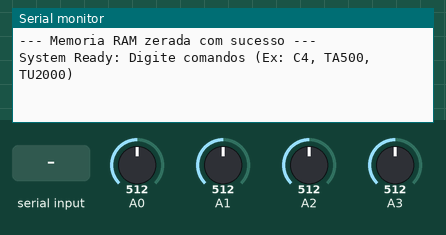
This sketch was run on a simulated Arduino Uno, built with avr-gcc and run on an emulated ATmega328P. Shown: the last lines printed to the serial monitor. The inputs (shaded band) are chosen by the test bench; at power-on: A0 = 512, A3 = 512, A1 = 512, A2 = 512.

Above: at 1.2 s.
1.3 s: A0 set to 490
At 5.11 s:
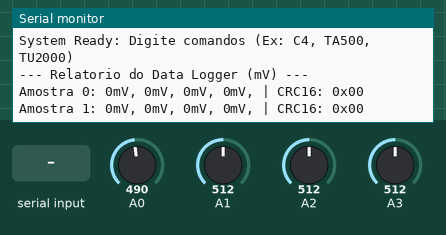
5.8 s: "C90\n" received over Serial
At 6.5 s:
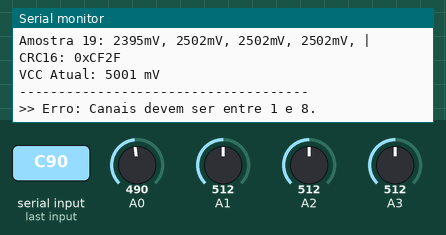
7.3 s: A3 set to 490
At 11.6 s:
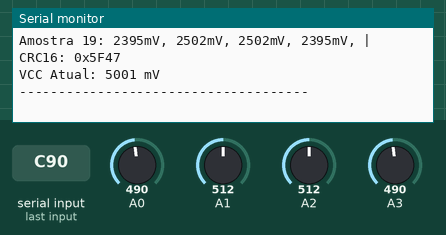
11.8 s: A1 set to 490
At 15.44 s:
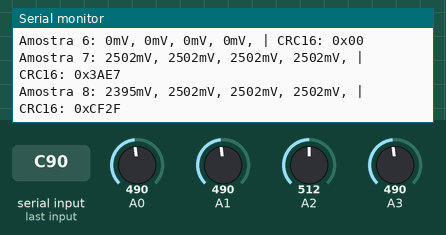
Timing chart, 0 to 16.9 s (numbered marks = the images above; inputs shaded):
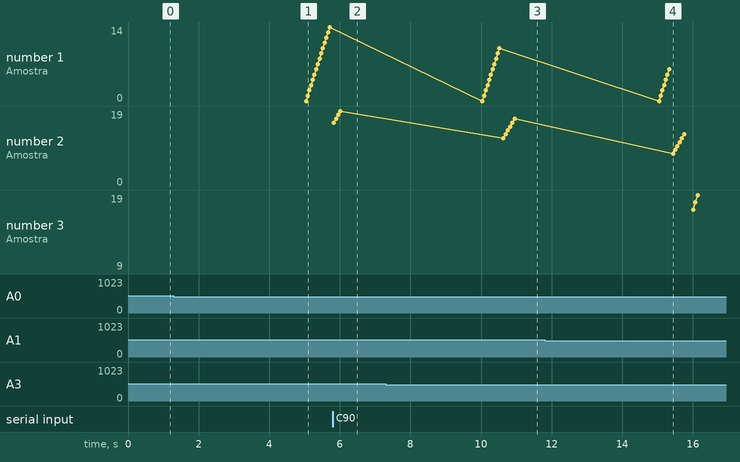

The sketch:

Aula6_Malloc_Integrado.ino
```cpp
#include <Arduino.h>
#include <stdlib.h>
#include <string.h> // Necessário para memset

#define MAX_SAMPLES 20

// Estrutura para a amostra na memória dinâmica
typedef struct _stAQData {
    int16_t *i16_vectADC; // Vetor para os canais em mV
    uint16_t ui16_crc;    // Checksum CRC-16 do vetor de dados
} stAQData;

// Estrutura do Data Logger
typedef struct _stADC {
    int16_t i16_nchan;            // Número de canais ativos (1 a 8)
    uint32_t ui32_tempo_aquisicao;// Tempo de amostragem (ms)
    uint32_t ui32_tempo_uart;     // Tempo de envio UART (ms)
    stAQData *s_adcData;          // Buffer dinâmico de amostras
} stADC;

// Instância global com valores padrão
stADC stADC0 = {
    .i16_nchan = 4,
    .ui32_tempo_aquisicao = 1000,
    .ui32_tempo_uart = 5000,
    .s_adcData = NULL
};

uint32_t ui32_Time_VCC = 0;
uint32_t ui32_Time_ADCQ = 0;
uint32_t ui32_Time_UART = 0;

int32_t i32_vcc_atual_mV = 5000;
uint16_t u16_indice_amostra = 0;

// Prototipação
int16_t i16_readBandGap();
int32_t i32_calcularVCC();
uint16_t calcularCRC16(const uint8_t *data, size_t length);
void alocarEMemoriaZerar();
void liberarMemoria();
void verificarComandosUART();

// ============================================================
// Algoritmo CRC-16 (Modbus - Polinômio 0xA001)
// ============================================================
uint16_t calcularCRC16(const uint8_t *data, size_t length) {
    uint16_t crc = 0xFFFF;
    for (size_t i = 0; i < length; i++) {
        crc ^= data[i];
        for (uint8_t j = 0; j < 8; j++) {
            if (crc & 0x0001) {
                crc = (crc >> 1) ^ 0xA001;
            } else {
                crc >>= 1;
            }
        }
    }
    return crc;
}

// ============================================================
// Gestão de Memória: Alocação e Limpeza Total (Reset para 0)
// ============================================================
void alocarEMemoriaZerar() {
    // Aloca memória para o array de amostras
    stADC0.s_adcData = (stAQData *) malloc(MAX_SAMPLES * sizeof(stAQData));

    if (stADC0.s_adcData != NULL) {
        // Zera toda a estrutura stAQData principal (reseta ponteiros e CRC)
        memset(stADC0.s_adcData, 0, MAX_SAMPLES * sizeof(stAQData));

        for (uint16_t u16_k = 0; u16_k < MAX_SAMPLES; u16_k++) {
            // Aloca o vetor dinâmico do ADC para cada amostra
            stADC0.s_adcData[u16_k].i16_vectADC = (int16_t *) malloc(sizeof(int16_t) * stADC0.i16_nchan);

            // Zera todos os bytes do vetor do ADC
            if (stADC0.s_adcData[u16_k].i16_vectADC != NULL) {
                memset(stADC0.s_adcData[u16_k].i16_vectADC, 0, sizeof(int16_t) * stADC0.i16_nchan);
            }
        }
    }
}

void liberarMemoria() {
    if (stADC0.s_adcData != NULL) {
        for (uint16_t u16_k = 0; u16_k < MAX_SAMPLES; u16_k++) {
            if (stADC0.s_adcData[u16_k].i16_vectADC != NULL) {
                free(stADC0.s_adcData[u16_k].i16_vectADC);
            }
        }
        free(stADC0.s_adcData);
        stADC0.s_adcData = NULL;
    }
}

// ============================================================
// Parser de Interação Serial (UART)
// ============================================================
void verificarComandosUART() {
    if (Serial.available() > 0) {
        String cmd = Serial.readStringUntil('\n');
        cmd.trim();

        // Altera quantidade de canais, desaloca e realoca tudo zerado (ex: "C4")
        if (cmd.startsWith("C") || cmd.startsWith("c")) {
            int16_t novos_canais = cmd.substring(1).toInt();
            if (novos_canais >= 1 && novos_canais <= 8) {
                liberarMemoria();
                stADC0.i16_nchan = novos_canais;
                alocarEMemoriaZerar(); // Realoca e limpa tudo para 0 novamente
                u16_indice_amostra = 0;

                Serial.print(">> Memoria zerada! Canais definidos para: ");
                Serial.println(stADC0.i16_nchan);
            } else {
                Serial.println(">> Erro: Canais devem ser entre 1 e 8.");
            }
        }
        // Altera tempo de aquisição em ms (ex: "TA500")
        else if (cmd.startsWith("TA") || cmd.startsWith("ta")) {
            uint32_t novo_tempo = cmd.substring(2).toInt();
            if (novo_tempo >= 100) {
                stADC0.ui32_tempo_aquisicao = novo_tempo;
                Serial.print(">> Tempo de Aquisicao: ");
                Serial.print(stADC0.ui32_tempo_aquisicao);
                Serial.println(" ms");
            }
        }
        // Altera tempo de transmissão UART em ms (ex: "TU2000")
        else if (cmd.startsWith("TU") || cmd.startsWith("tu")) {
            uint32_t novo_tempo = cmd.substring(2).toInt();
            if (novo_tempo >= 500) {
                stADC0.ui32_tempo_uart = novo_tempo;
                Serial.print(">> Tempo UART: ");
                Serial.print(stADC0.ui32_tempo_uart);
                Serial.println(" ms");
            }
        }
    }
}

// ============================================================
// Setup e Loop
// ============================================================
void setup() {
    Serial.begin(9600);
    while (!Serial);

    // Aloca e garante que toda a RAM utilizada inicie puramente com o valor 0
    alocarEMemoriaZerar();

    i32_vcc_atual_mV = i32_calcularVCC();

    Serial.println("--- Memoria RAM zerada com sucesso ---");
    Serial.println("System Ready: Digite comandos (Ex: C4, TA500, TU2000)");
}

void loop() {
    uint32_t u32_tempo_atual = millis();

    verificarComandosUART();

    // 1. Recalibração do VCC via Bandgap
    if (u32_tempo_atual - ui32_Time_VCC >= 2000) {
        ui32_Time_VCC = u32_tempo_atual;
        i32_vcc_atual_mV = i32_calcularVCC();
    }

    // 2. Aquisição de Dados + Cálculo do CRC
    if (u32_tempo_atual - ui32_Time_ADCQ >= stADC0.ui32_tempo_aquisicao) {
        ui32_Time_ADCQ = u32_tempo_atual;

        if (stADC0.s_adcData != NULL && stADC0.s_adcData[u16_indice_amostra].i16_vectADC != NULL) {
            for (int16_t ch = 0; ch < stADC0.i16_nchan; ch++) {
                int16_t i16_raw_adc = analogRead(ch);
                stADC0.s_adcData[u16_indice_amostra].i16_vectADC[ch] = (int16_t)(((int32_t)i16_raw_adc * i32_vcc_atual_mV) / 1023L);
            }

            size_t tamanho_bytes = sizeof(int16_t) * stADC0.i16_nchan;
            stADC0.s_adcData[u16_indice_amostra].ui16_crc = calcularCRC16(
                (const uint8_t *)stADC0.s_adcData[u16_indice_amostra].i16_vectADC,
                tamanho_bytes
            );

            u16_indice_amostra = (u16_indice_amostra + 1) % MAX_SAMPLES;
        }
    }

    // 3. Transmissão UART
    if (u32_tempo_atual - ui32_Time_UART >= stADC0.ui32_tempo_uart) {
        ui32_Time_UART = u32_tempo_atual;

        Serial.println("\n--- Relatorio do Data Logger (mV) ---");
        for (uint16_t k = 0; k < MAX_SAMPLES; k++) {
            uint16_t idx = (u16_indice_amostra + k) % MAX_SAMPLES;

            Serial.print("Amostra "); Serial.print(k); Serial.print(": ");
            for (int16_t ch = 0; ch < stADC0.i16_nchan; ch++) {
                Serial.print(stADC0.s_adcData[idx].i16_vectADC[ch]);
                Serial.print("mV, ");
            }
            Serial.print("| CRC16: 0x");
            if (stADC0.s_adcData[idx].ui16_crc < 0x1000) Serial.print("0");
            Serial.println(stADC0.s_adcData[idx].ui16_crc, HEX);
        }
        Serial.print("VCC Atual: "); Serial.print(i32_vcc_atual_mV); Serial.println(" mV");
        Serial.println("-------------------------------------");
    }
}

// ============================================================
// Leitura VCC (Bandgap)
// ============================================================
int16_t i16_readBandGap() {
    ADMUX = _BV(REFS0) | _BV(MUX3) | _BV(MUX2) | _BV(MUX1);
    delay(2);
    ADCSRA |= _BV(ADSC);
    while (bit_is_set(ADCSRA, ADSC));
    return ADCW;
}

int32_t i32_calcularVCC() {
    int16_t i16_bg = i16_readBandGap();
    if (i16_bg <= 0) return 5000;
    return (1023L * 1100L) / (int32_t)i16_bg;
}
```

Measured:
- after the input at 5.8 s, the serial monitor: prints a new line after 0.34 s (image 2)
- after the input at 7.3 s, the serial monitor: prints a new line after 3.7 s (image 3)
